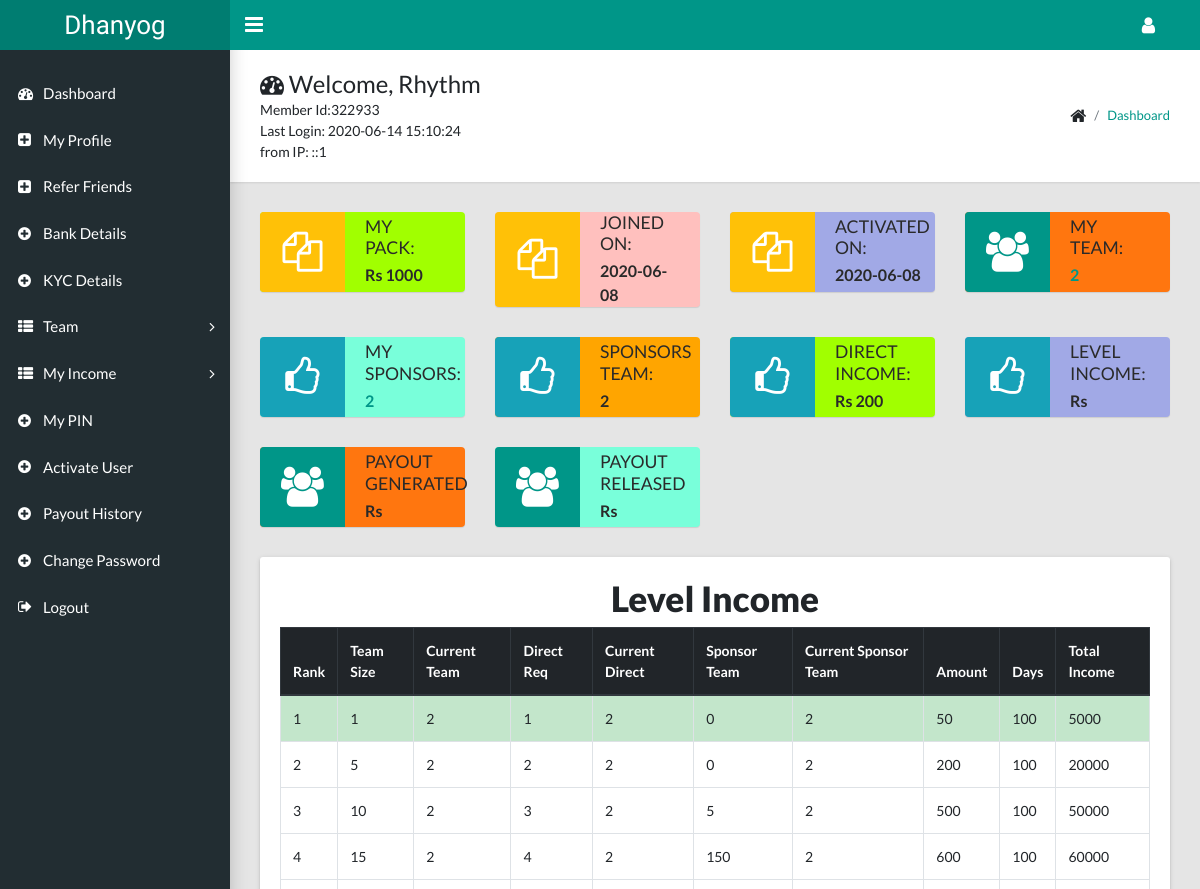
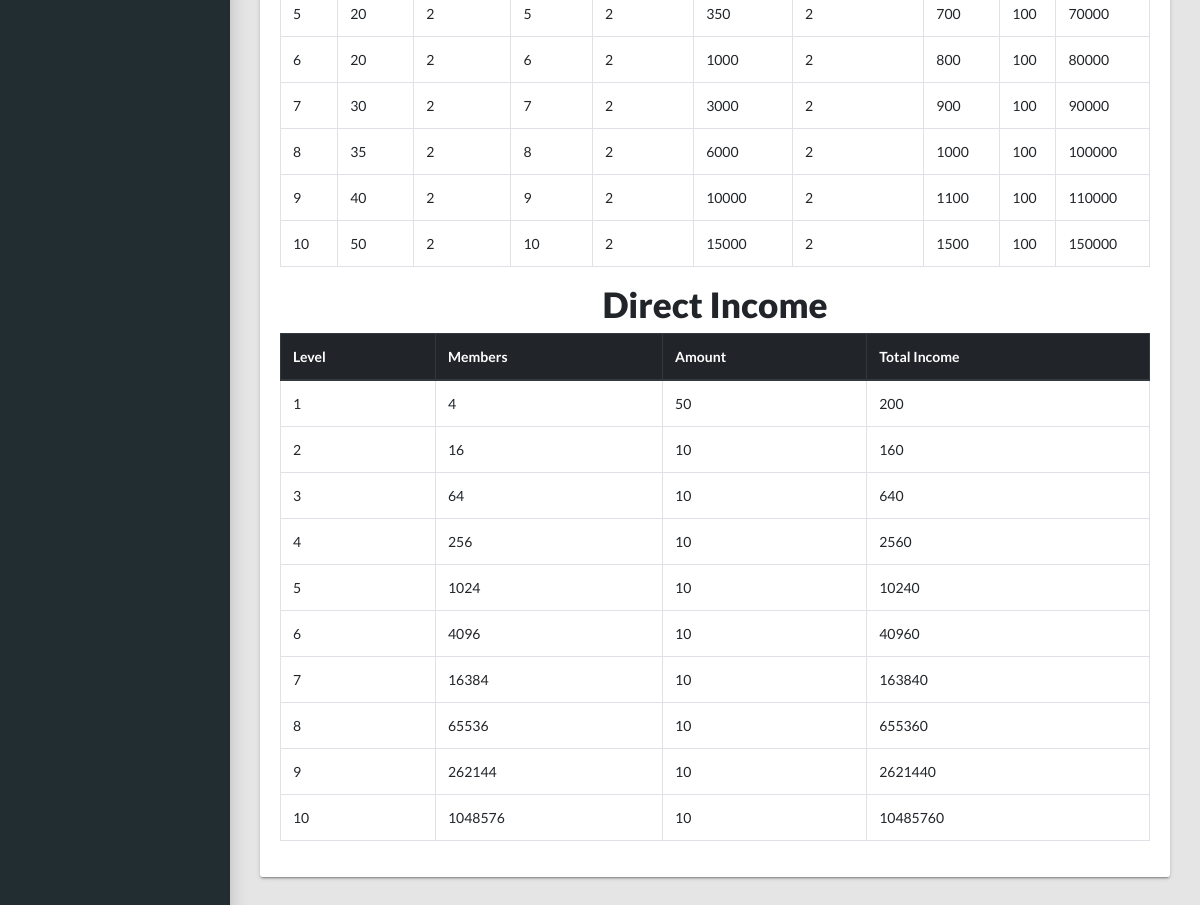
Screenshot of /dashboard.php (signed in) with the database file from the repository (2 pictures, top to bottom).
### tables this page shows
CREATE TABLE `users` (
  `user_id` int(11) NOT NULL,
  `member_id` int(11) DEFAULT NULL,
  `name` varchar(50) NOT NULL,
  `sponsor_id` int(11) DEFAULT NULL,
  `spill_id` int(11) NOT NULL,
  `email` varchar(100) NOT NULL,
  `mobile` double NOT NULL,
  `password` varchar(100) NOT NULL,
  `join_date` date NOT NULL,
  `activation_date` date DEFAULT NULL,
  `booster` tinyint(4) NOT NULL DEFAULT '0' COMMENT '0- no booster, 1- booster, 2-super booster',
  `pay_status` tinyint(4) NOT NULL DEFAULT '0',
  `last_activity` datetime DEFAULT NULL,
  `login_ip` varchar(300) DEFAULT NULL,
  `status` tinyint(4) NOT NULL DEFAULT '1'
);

CREATE TABLE `settings` (
  `id` int(11) NOT NULL,
  `joining_fee` double NOT NULL DEFAULT '1000',
  `min_payout` int(11) NOT NULL DEFAULT '500',
  `tds` double NOT NULL DEFAULT '5',
  `tds_no_pan` double NOT NULL DEFAULT '20',
  `admin_charge` double NOT NULL DEFAULT '10',
  `booster_days` int(4) NOT NULL DEFAULT '50',
  `booster_income` double NOT NULL DEFAULT '100',
  `dir_req_b` int(11) NOT NULL,
  `super_booster_income` double NOT NULL,
  `super_booster_days` int(11) NOT NULL,
  `dir_req_sb` int(11) NOT NULL,
  `booster_max_days` int(11) NOT NULL,
  `rank_income` tinyint(4) NOT NULL DEFAULT '1',
  `update_date` datetime NOT NULL DEFAULT CURRENT_TIMESTAMP
);

CREATE TABLE `singleleg_income_setting` (
  `lvl_id` int(11) NOT NULL,
  `lvl_number` tinyint(4) NOT NULL,
  `member_count` int(11) NOT NULL DEFAULT '0',
  `lvl_income` int(11) NOT NULL DEFAULT '0',
  `dir_req` int(11) NOT NULL DEFAULT '0',
  `sponsor_team` int(11) NOT NULL DEFAULT '0',
  `days` int(11) NOT NULL DEFAULT '100',
  `update_date` date NOT NULL,
  `status` tinyint(4) NOT NULL DEFAULT '1'
);

CREATE TABLE `gen_income_setting` (
  `gen_id` int(11) NOT NULL,
  `lvl_number` int(11) NOT NULL,
  `lvl_income` int(11) NOT NULL,
  `update_date` date NOT NULL,
  `status` tinyint(4) NOT NULL DEFAULT '1'
);

### inc/connect.php (called while the page is built, shortened)
<?php
function ReturnAnyValue($con,$Ssql){
	$TempRst = mysqli_query($con,$Ssql);
	$EOF = @mysqli_num_rows($TempRst);
	if ($EOF != 0){
		$TempRow = mysqli_fetch_row($TempRst);
		$Retun = $TempRow[0];
	}else{
		$Retun = "";
	}
	return $Retun;
}
function sponsorTeamCnt($conn,$id)
{
	static $cnt=0;
$sql="select user_id from users where pay_status=1 and sponsor_id=".$id;
	$rs=mysqli_query($conn,$sql);
	while($row=mysqli_fetch_array($rs))
	{
		sponsorTeamCnt($conn,$row['user_id']);
		$cnt++;
	}
	return $cnt;
}
?>

### dashboard.php (the view, shortened to what this page needs)
<?php
include("inc/connect.php");
?>
<!DOCTYPE html>
<html lang="en">
  <head>
    <link rel="stylesheet" type="text/css" href="css/main.css">
    <link rel="stylesheet" type="text/css" href="https://maxcdn.bootstrapcdn.com/font-awesome/4.7.0/css/font-awesome.min.css">
  </head>
  <body class="app sidebar-mini rtl">
	<?php
  include("inc/side-bar-menu.php");
	include("inc/menu.php");
	?>
    <main class="app-content">
      <div class="app-title">
        <div>
          <h1><i class="fa fa-dashboard"></i> <?php
      $sql="select member_id from users where user_id=".$_SESSION['user_id'];
      $memberID=ReturnAnyValue($conn,$sql);
      echo "Welcome, ".$_SESSION['name'];?></h1>
       <?php
$sql="select last_activity,login_ip from users where user_id=".$_SESSION['user_id'];
$rs=mysqli_query($conn,$sql);
$cnt=mysqli_num_rows($rs);
while($row=mysqli_fetch_array($rs))
{
  echo "Member Id:".$memberID;
  echo "<br>Last Login: ".$row['last_activity'];
  echo "<br> from IP: ".$row['login_ip']."";
}
?>
        </div>
        <ul class="app-breadcrumb breadcrumb">
          <li class="breadcrumb-item"><i class="fa fa-home fa-lg"></i></li>
          <li class="breadcrumb-item"><a href="#">Dashboard</a></li>
        </ul>
      </div>
      <div class="row">
       <div class="col-md-6 col-lg-3">
                    <div class="widget-small warning coloured-icon" style="background-color:#a1ff00;"><i class="icon fa fa-files-o fa-3x"></i>
                      <div class="info">
                        <?php
                          $sql="select pay_status from users where user_id=".$_SESSION['user_id'];
                          $payStatus=ReturnAnyValue($conn,$sql);
                          if($payStatus==1)
                          {
                            $sql="select joining_fee from settings where id=1";
                            $joiningFee=ReturnAnyValue($conn,$sql);
                        ?>
                           <h4>My Pack:</h4>
                      <p><b><?php echo "Rs ".$joiningFee;?></b></p>
                        <?php
                      }
                        else
                        {
                          ?>
                           <h4>My Pack:</h4>
                      <p><b><?php echo "Free";}?></b></p>
                      </div>
                    </div>
                  </div>
        <div class="col-md-6 col-lg-3">
          <div class="widget-small warning coloured-icon" style="background-color:#ffc0be;"><i class="icon fa fa-files-o fa-3x"></i>
            <div class="info">
      <?php
            $sql="select join_date from users where user_id=".$_SESSION['user_id'];
            $joinDate=ReturnAnyValue($conn,$sql);
          ?>
              <h4>Joined On:</h4>
            <p><b><?php echo $joinDate;?></b></p>
            </div>
          </div>
        </div>
        <div class="col-md-6 col-lg-3">
          <div class="widget-small warning coloured-icon" style="background-color:#a1a9e6;"><i class="icon fa fa-files-o fa-3x"></i>
            <div class="info">
               <?php
            $sql="select activation_date from users where user_id=".$_SESSION['user_id'];
            $activateDate=ReturnAnyValue($conn,$sql);
          ?>
              <h4>Activated On:</h4>
            <p><b><?php echo $activateDate;?></b></p>
            </div>
          </div>
        </div>
        <div class="col-md-6 col-lg-3">
          <div class="widget-small primary coloured-icon" style="background-color: #ff760f"><i class="icon fa fa-users fa-3x"></i>
            <div class="info">
<?php
   $sql="SELECT COUNT(*) from users where pay_status=1 and activation_date>='$activateDate' and user_id>".$_SESSION['user_id'];
        $countMyTeam=ReturnAnyValue($conn,$sql);
        ?>
        <h4>My Team:</h4>
                      <p><b><?php echo "<a href=my_team.php>".$countMyTeam."</a>";?></b></p>
            </div>
          </div>
        </div>
        <div class="col-md-6 col-lg-3">
          <div class="widget-small info coloured-icon" style="background-color: #79ffda"><i class="icon fa fa-thumbs-o-up fa-3x"></i>
            <div class="info">
<?php
        $sql="SELECT COUNT(*) from users where pay_status=1 and sponsor_id=".$_SESSION['user_id'];
        $countMySponsored=ReturnAnyValue($conn,$sql);
        ?>
        <h4>My Sponsors:</h4>
                      <p><b><?php echo "<a href=direct_member.php>".$countMySponsored."</a>";?></b></p>
                      </div>
                    </div>
                  </div>
                 <div class="col-md-6 col-lg-3">
          <div class="widget-small info coloured-icon" style="background-color:#ffa500;"><i class="icon fa fa-thumbs-o-up fa-3x"></i>
            <div class="info">
<?php
        $sponsorsTeam=sponsorTeamCnt($conn,$_SESSION['user_id']);
        ?>
        <h4>Sponsors Team:</h4>
                        <p><b><?php echo $sponsorsTeam;?></b></p>
                      </div>
                    </div>
                  </div>
<div class="col-md-6 col-lg-3">
          <div class="widget-small info coloured-icon" style="background-color:#a1ff00;"><i class="icon fa fa-thumbs-o-up fa-3x"></i>
            <div class="info">
<?php
        $sql="select SUM(inc_amt) from gen_income where user_id=".$_SESSION['user_id'];
        $sumDirInc=ReturnAnyValue($conn,$sql);
        ?>
        <h4>Direct Income:</h4>
                        <p><b><?php echo "Rs ".$sumDirInc;?></b></p>
                      </div>
                    </div>
                  </div>
                   <div class="col-md-6 col-lg-3">
          <div class="widget-small info coloured-icon" style="background-color:#a1a9e6;"><i class="icon fa fa-thumbs-o-up fa-3x"></i>
            <div class="info">
<?php
        $sql="select SUM(inc_amt) from daily_income where inc_lvl>0 and user_id=".$_SESSION['user_id'];
        $sumDailyInc=ReturnAnyValue($conn,$sql);
        ?>
        <h4>Level Income:</h4>
                        <p><b><?php echo "Rs ".$sumDailyInc;?></b></p>
                      </div>
                    </div>
                  </div>
                  <div class="col-md-6 col-lg-3">
          <div class="widget-small primary coloured-icon" style="background-color: #ff760f"><i class="icon fa fa-users fa-3x"></i>
            <div class="info">
      <?php
$sql="SELECT SUM(net_amt) FROM `payout` WHERE pay_status=0 and user_id=".$_SESSION['user_id'];
$genPayout=ReturnAnyValue($conn,$sql);
?>
              <h4>Payout Generated</h4>
              <p><b><?php echo "Rs ".$genPayout;?></b></p>
            </div>
          </div>
        </div>
        <div class="col-md-6 col-lg-3">
          <div class="widget-small primary coloured-icon" style="background-color: #79ffda"><i class="icon fa fa-users fa-3x"></i>
            <div class="info">
      <?php
$sql="SELECT SUM(net_amt) FROM `payout` WHERE pay_status=1 and user_id=".$_SESSION['user_id'];
$relPayout=ReturnAnyValue($conn,$sql);
?>
              <h4>Payout Released</h4>
              <p><b><?php echo "Rs ".$relPayout;?></b></p>
            </div>
          </div>
        </div>
                  <div class="row" style="margin: 0">
          <div class="col-lg-5">
            </div>
          </div>
        </div>
  <div class="row">
        <div class="col-md-12">
            <div class="tile">
                  <?php
$sql="select * from singleleg_income_setting";
$rs=mysqli_query($conn,$sql);
?>
          <div class="table-responsive">
          <table class="table table-hover table-bordered" id="prdTable">
          <div id="dispMsg">
                   <div class="text-center"><h1><b>Level Income</b></h1></div>
        </div>
          <thead class="thead-dark">
            <tr>
        <th>Rank</th>
        <th>Team Size</th>
        <th>Current Team</th>
        <th>Direct Req</th>
        <th>Current Direct</th>
        <th>Sponsor Team</th>
        <th>Current Sponsor Team</th>
        <th>Amount</th>
        <th>Days</th>
        <th>Total Income</th>
      </tr>
    </thead>
    <tbody>
<?php
while($row=mysqli_fetch_array($rs))
{
if($countMyTeam>=$row['member_count'] && $countMySponsored>=$row['dir_req'])
{
  $strStyle="table-success";
}
else
{
  $strStyle="";
}
    echo "<tr class='$strStyle'>";
    echo "<td>".$row['lvl_number']."</td>";
    echo "<td>".$row['member_count']."</td>";
    echo "<td>".$countMyTeam."</td>";
    echo "<td>".$row['dir_req']."</td>";
    echo "<td>".$countMySponsored."</td>";
    echo "<td>".$row['sponsor_team']."</td>";
    echo "<td>".$sponsorsTeam."</td>";
    echo "<td>".$row['lvl_income']."</td>";
    echo "<td>".$row['days']."</td>";
    echo "<td>".$row['lvl_income']*$row['days']."</td>";
   echo "</tr>";
}
  ?>
</tbody></table></div>
<?php
$sql="select * from gen_income_setting";
$rs=mysqli_query($conn,$sql);
?>
          <div class="table-responsive">
          <table class="table table-hover table-bordered" id="prdTable">
          <div id="dispMsg">
            <div class="text-center"><h1><b>Direct Income</b></h1></div>
        </div>
          <thead class="thead-dark">
            <tr>
        <th>Level</th>
        <th>Members</th>
        <th>Amount</th>
        <th>Total Income</th>
      </tr>
    </thead>
    <tbody>
<?php
$m=4;
while($row=mysqli_fetch_array($rs))
{
echo "<tr>";
    echo "<td>".$row['lvl_number']."</td>";
    echo "<td>".$m."</td>";
    echo "<td>".$row['lvl_income']."</td>";
    echo "<td>".$m*$row['lvl_income']."</td>";
   echo "</tr>";
$m=$m*4;
}
  ?>
</tbody></table></div>
    </main>
  </body>
</html>

### rows the page displays
users: member "322933", last_activity "2020-06-14 15:10:24", login_ip "::1", pay_status.joining_fee "1000", join_date "2020-06-08", activation_date "2020-06-08"
singleleg_income_setting: lvl_number "1", member_count "1", countMyTeam "2", dir_req "1", countMySponsored "2", sponsor_team "0", sponsorsTeam "2", lvl_income "50", days "100", $row['lvl_income']*$row['days'] "5000"
singleleg_income_setting: lvl_number "2", member_count "5", countMyTeam "2", dir_req "2", countMySponsored "2", sponsor_team "0", sponsorsTeam "2", lvl_income "200", days "100", $row['lvl_income']*$row['days'] "20000"
singleleg_income_setting: lvl_number "3", member_count "10", countMyTeam "2", dir_req "3", countMySponsored "2", sponsor_team "5", sponsorsTeam "2", lvl_income "500", days "100", $row['lvl_income']*$row['days'] "50000"
singleleg_income_setting: lvl_number "4", member_count "15", countMyTeam "2", dir_req "4", countMySponsored "2", sponsor_team "150", sponsorsTeam "2", lvl_income "600", days "100", $row['lvl_income']*$row['days'] "60000"
singleleg_income_setting: lvl_number "5", member_count "20", countMyTeam "2", dir_req "5", countMySponsored "2", sponsor_team "350", sponsorsTeam "2", lvl_income "700", days "100", $row['lvl_income']*$row['days'] "70000"
singleleg_income_setting: lvl_number "6", member_count "20", countMyTeam "2", dir_req "6", countMySponsored "2", sponsor_team "1000", sponsorsTeam "2", lvl_income "800", days "100", $row['lvl_income']*$row['days'] "80000"
singleleg_income_setting: lvl_number "7", member_count "30", countMyTeam "2", dir_req "7", countMySponsored "2", sponsor_team "3000", sponsorsTeam "2", lvl_income "900", days "100", $row['lvl_income']*$row['days'] "90000"
singleleg_income_setting: lvl_number "8", member_count "35", countMyTeam "2", dir_req "8", countMySponsored "2", sponsor_team "6000", sponsorsTeam "2", lvl_income "1000", days "100", $row['lvl_income']*$row['days'] "100000"
singleleg_income_setting: lvl_number "9", member_count "40", countMyTeam "2", dir_req "9", countMySponsored "2", sponsor_team "10000", sponsorsTeam "2", lvl_income "1100", days "100", $row['lvl_income']*$row['days'] "110000"
singleleg_income_setting: lvl_number "10", member_count "50", countMyTeam "2", dir_req "10", countMySponsored "2", sponsor_team "15000", sponsorsTeam "2", lvl_income "1500", days "100", $row['lvl_income']*$row['days'] "150000"
gen_income_setting: lvl_number "1", lvl_income "50", $m*$row['lvl_income'] "200"
gen_income_setting: lvl_number "2", m "16", lvl_income "10", $m*$row['lvl_income'] "160"
gen_income_setting: lvl_number "3", m "64", lvl_income "10", $m*$row['lvl_income'] "640"
gen_income_setting: lvl_number "4", m "256", lvl_income "10", $m*$row['lvl_income'] "2560"
gen_income_setting: lvl_number "5", m "1024", lvl_income "10", $m*$row['lvl_income'] "10240"
gen_income_setting: lvl_number "6", m "4096", lvl_income "10", $m*$row['lvl_income'] "40960"
gen_income_setting: lvl_number "7", m "16384", lvl_income "10", $m*$row['lvl_income'] "163840"
gen_income_setting: lvl_number "8", m "65536", lvl_income "10", $m*$row['lvl_income'] "655360"
gen_income_setting: lvl_number "9", m "262144", lvl_income "10", $m*$row['lvl_income'] "2621440"
gen_income_setting: lvl_number "10", m "1048576", lvl_income "10", $m*$row['lvl_income'] "10485760"

### other values shown
$companyName "Dhanyog"
$_SESSION['name'] "Rhythm"
$countMyTeam "2"
$countMySponsored "2"
$sponsorsTeam "2"
$sumDirInc "200"
